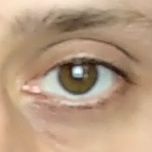
#> input picture daugman_example/eye.jpg, 152 x 152 px
$ jupyter execute example.ipynb   (shell and % lines are left out)
#> lines starting #> are read from the running program, lines starting #| are printed output that depends on the picture; after the words box and inside, x2 and y2 are one past the last pixel; in counts of white or black regions, pixels touching at a corner belong together
### daugman_example/daugman.py
import cv2
import numpy as np
import itertools
import math
from typing import Tuple, List


def daugman(gray_img: np.ndarray, center: Tuple[int, int],
            start_r: int, end_r: int, step: int = 1) -> Tuple[float, int]:
    """ The function will calculate pixel intensities for the circles
        in the ``range(start_r, end_r, step)`` for a given ``center``,
        and find a circle that precedes the biggest intensity drop

        :param gray_img: grayscale picture
        :param center:  center coordinates ``(x, y)``
        :param start_r: bottom value for iris radius in pixels
        :param end_r: top value for iris radius in pixels
        :param step: step value for iris radii range in pixels

        .. attention::
            Input grayscale image should be a square, not a rectangle

        :return: intensity_value, radius
    """
    x, y = center
    intensities = []
    mask = np.zeros_like(gray_img)


    # for every radius in range
    radii = list(range(start_r, end_r, step))  # type: List[int]
    for r in radii:
        # draw circle on mask
        cv2.circle(mask, center, r, 255, 1)
        # get pixel from original image, it is faster than np or cv2
        diff = gray_img & mask
        print(diff)
        # normalize, np.add.reduce faster than .sum()
        #            diff[diff > 0] faster than .flatten()
        intensities.append(np.add.reduce(diff[diff > 0]) / (2 * math.pi * r))
        # refresh mask
        mask.fill(0)

    # calculate delta of radius intensitiveness
    #     mypy does not tolerate var type reload
    intensities_np = np.array(intensities, dtype=np.float32)
    del intensities

    # circles intensity differences, x5 faster than np.diff()
    intensities_np = intensities_np[:-1] - intensities_np[1:]
    # aply gaussian filter
    #     GaussianBlur() faster than filter2D() with custom kernel
    # original kernel:
    # > The Gaussian filter in our case is designedin MATLAB and
    # > is a 1 by 5 (rows by columns) vector with intensity values
    # > given by vector A = [0.0003 0.1065 0.7866 0.1065 0.0003]
    intensities_np = abs(cv2.GaussianBlur(intensities_np, (1, 5), 0))
    # get maximum value
    idx = np.argmax(intensities_np)  # type: int

    # return intensity value, radius
    return intensities_np[idx], radii[idx]


def find_iris(gray: np.ndarray, *,
              daugman_start: int, daugman_end: int,
              daugman_step: int = 1, points_step: int = 1,) -> Tuple[Tuple[int, int], int]:
    """ The function will apply :func:`daugman` on every pixel in the calculated image slice.
        Basically, we are calculating where lies set of valid circle centers.
        It is assumed that iris center lies within central 1/3 of the image.

        :param gray: graysacale **square** image
        :param points_step: it will run daugman for each ``points_step``th point.
                            It has linear correlation with overall iris search speed
        :param daugman_start: bottom value for iris radius in pixels for :func:``daugman``
        :param daugman_end: top value for iris radius in pixels for :func:``daugman``
        :param daugman_step: step value for iris radii range in pixels for :func:``daugman``.
                             It has linear correlation with overall iris search speed

        :return: radius with biggest intensiveness delta on image as ``((xc, yc), radius)``
    """
    h, w = gray.shape
    if h != w:
        print('Your image is not a square!')

    # reduce step for better accuracy
    # we will look only on dots within central 1/3 of image
    single_axis_range = range(int(h / 3), h - int(h / 3), points_step)
    all_points = itertools.product(single_axis_range, single_axis_range)

    intensity_values = []
    coords = []  # List[Tuple[Tuple(int, int), int]]

    for point in all_points:
        val, r = daugman(gray, point, daugman_start, daugman_end, daugman_step)
        intensity_values.append(val)
        coords.append((point, r))

    # return the radius with biggest intensiveness delta on image
    # ((xc, yc), radius)
    # x10 faster than coords[np.argmax(values)]
    best_idx = intensity_values.index(max(intensity_values))
    return coords[best_idx]

### daugman_example/example.ipynb
## Find Iris with Daugman algorithm example

[cell 1]
import matplotlib.pyplot as plt
import cv2
import numpy as np
from daugman import find_iris

[cell 2]
# read, square crop and grayscale image of an eye
img = cv2.imread('eye.jpg')
#> img is the input picture: shape (152, 152, 3); mean B, G, R 128.8, 154.5, 182.3
img = img[20:130, 20:130]
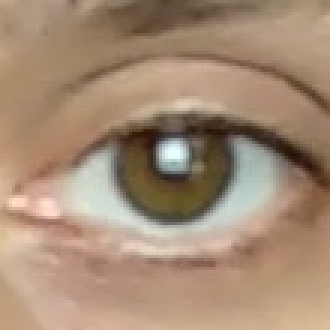
#> img: shape (110, 110, 3) (shown 3 times larger); mean B, G, R 117, 139.6, 165.3
gray_img = cv2.cvtColor(img, cv2.COLOR_BGR2GRAY)
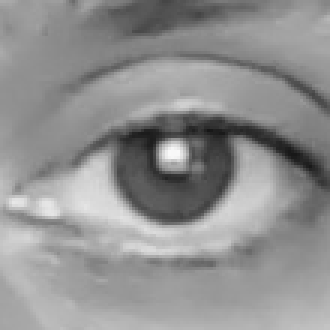
#> gray_img: shape (110, 110) (shown 3 times larger); min 22, max 249, mean 144.7

_ = plt.imshow(gray_img, cmap='gray')

We are considering every pixel in the central third of the image as a possible iris center.
But we could reduce that number with `points_step`.
*It has a linear correlation with overall iris search speed.*

For each possible iris center, we will consider different radii, given as `range(daugman_start, daugman_end, daugman_step)`.
*The `daugman_step` has a linear correlation with overall iris search speed.*

See `daugman_visual_explanation.ipynb` for details and intuition

[cell 3]
# minimal iris radius -- 10px
# maximal iris radius -- 30px
answer = find_iris(gray_img, daugman_start=10, daugman_end=30, daugman_step=1, points_step=3)
#> the loop in find_iris, `for point in all_points:` made 169 passes
#> (val, r) on passes 1 to 3: ([5.7], 10), ([3.96], 20), ([3.46], 20)
#> after the loop in find_iris, `for point in all_points:`: coords = 169 items; intensity_values = 169 items, first 6: [5.7], [3.96], [3.46], [3.04], [4.65], [5.19]
#> in find_iris, `best_idx = intensity_values.index(max(intensity_values))`: best_idx = 97
#> answer = ((57, 54), 20)
print(answer)

iris_center, iris_rad = answer
#> iris_center = (57, 54); iris_rad = 20

[cell 4]
# plot result
out = img.copy()
cv2.circle(out, iris_center, iris_rad, (0, 0, 255), 1)
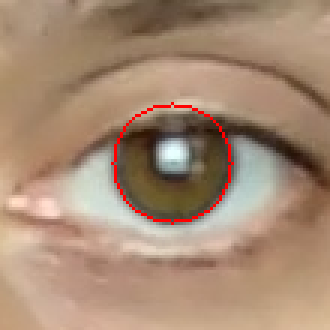
#> out: shape (110, 110, 3) (shown 3 times larger); 0.93% of pixels changed, all inside (x1, y1, x2, y2) = (37, 34, 78, 75)
_ = plt.imshow(out[::,::,::-1])

## Speed measurement

Play with `daugman_step` and `points_step` params.

[cell 5]
find_iris(gray_img, daugman_start=10, daugman_end=30, daugman_step=1, points_step=3)
#> the loop in find_iris (call 2), `for point in all_points:` made 169 passes
#> Out = ((57, 54), 20)

## Function profiling

[cell 6]
import cProfile

cProfile.run('find_iris(gray_img, daugman_start=10, daugman_end=30, daugman_step=1, points_step=3)')
